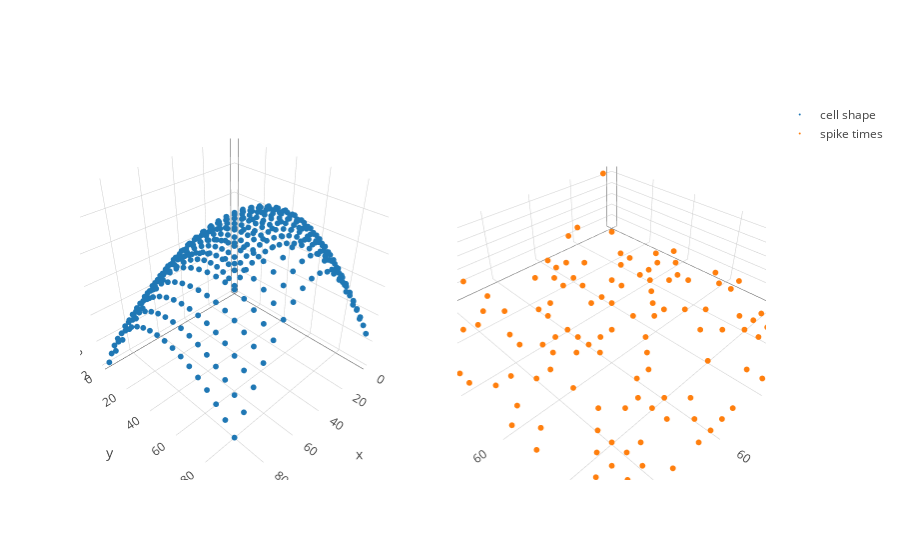

Notebook code for this chart:
### Markdown cell above
**Short description of problem**: We want to infer the conditional probability of a neuron firing given stimulation at particular spatial locations. We let $s_i$ denote the "gain" of stimulation at a given location $x_i$. On the right, we assume that we stimulate the neuron at a set of spatial locations $\{x_i\}_{i=1}^N$, and we receive the timing of the first spikes $\{y_i\}_{i=1}^N$. This $y_i$ is some stochastic function of $s_i$. For intuition, note that where the gain of stimulation is higher, the neurons tend to fire sooner.

The inference problem is as follows: given the timings of spikes at a sub-grid of stimulation locations, we want to infer the overall cell shape and quantify our uncertainty.  For inference, we put a GP prior on $\log s$.

$$\log s \sim \mathcal{GP}(\mu(\cdot), K(\cdot, \cdot))$$
$$y_i \sim \text{LIF}(s(x_i))$$

where LIF denotes a leaky integrate and fire likelihood, where the only free parameter is $s$.

### Code cell
X = sim.sim_X_equispaced(D = 2, N_dim = 20, lower=0, upper=100)
f = sim.sim_f(X, rbf, inv_softmax(np.array([40., 1.])), mu = 7.) - 1e-3*np.sum(np.square(X-50), 1)
ls = np.ones(len(f))*2.
lif_gen = LIFSim(l=ls)
spikes = lif_gen.sim(f)

X_part, y_part = sim.rand_partial_grid(X, spikes, 0.3)
X_full, y_full, obs_idx, imag_idx = sim.fill_grid(X_part, y_part)
color = np.zeros(X_full.shape[0])
color[obs_idx] = 1.0

trace_func = go.Scatter3d(x = X[:,0], y = X[:,1], z=f, mode = 'markers', marker=dict(size = 2), name = "cell shape")
trace_draws = go.Scatter3d(x = X_part[:,0], y = X_part[:,1], z=y_part, mode = 'markers', marker=dict(size = 2), name = "spike times")
fig = tools.make_subplots(rows=1, cols=2, specs=[[{'is_3d': True}, {'is_3d': True}]])
fig.append_trace(trace_func, 1, 1)
fig.append_trace(trace_draws, 1, 2)
iplot(fig)

### Figure 1 — Plotly figure (JSON) as saved in the notebook; plotly's stock layout.template omitted (floating-point values rounded to 4 significant figures; data arrays with more than 128 entries replaced by an {"elided": "..."} marker saying what was removed)
{"data": [{"marker": {"size": 2}, "mode": "markers", "name": "cell shape", "scene": "scene1", "type": "scatter3d", "x": {"elided": "400 int values"}, "y": {"elided": "400 int values"}, "z": {"elided": "400 float values"}}, {"marker": {"size": 2}, "mode": "markers", "name": "spike times", "scene": "scene2", "type": "scatter3d", "x": [0, 0, 0, 0, 0, 5, 5, 5, 5, 5, 10, 10, 10, 10, 10, 15, 15, 15, 15, 15, 15, 15, 20, 20, 20, 20, 20, 20, 20, 25, 25, 25, 25, 30, 30, 30, 30, 30, 30, 35, 35, 35, 35, 40, 40, 40, 40, 40, 40, 40, 40, 45, 45, 45, 45, 50, 50, 50, 50, 55, 55, 55, 55, 55, 60, 60, 60, 60, 60, 60, 60, 60, 60, 60, 65, 65, 65, 65, 65, 65, 70, 70, 70, 70, 70, 75, 75, 75, 75, 75, 75, 75, 75, 75, 75, 80, 80, 80, 80, 80, 80, 85, 85, 85, 85, 85, 85, 90, 90, 90, 90, 90, 90, 95, 95, 95, 95, 95, 95, 95], "y": [35, 55, 65, 80, 90, 0, 30, 40, 60, 65, 10, 35, 45, 50, 80, 20, 25, 35, 45, 75, 80, 85, 0, 25, 35, 40, 65, 80, 85, 0, 45, 60, 75, 15, 30, 35, 50, 55, 70, 10, 55, 90, 95, 5, 10, 20, 25, 35, 40, 50, 80, 15, 20, 35, 60, 10, 50, 65, 95, 25, 50, 70, 85, 95, 25, 30, 40, 45, 50, 55, 70, 80, 90, 95, 40, 50, 75, 80, 85, 95, 10, 20, 40, 45, 75, 0, 5, 15, 30, 35, 50, 60, 70, 85, 95, 20, 50, 75, 80, 85, 90, 0, 20, 45, 80, 85, 90, 15, 20, 45, 55, 65, 85, 25, 35, 40, 60, 70, 90, 95], "z": [3, 2, 3, 4, 8, 27, 2, 2, 2, 2, 6, 2, 1, 1, 2, 2, 2, 1, 1, 1, 2, 2, 8, 1, 1, 1, 1, 1, 1, 6, 1, 1, 1, 2, 1, 1, 1, 1, 1, 2, 1, 1, 1, 3, 2, 2, 1, 1, 1, 1, 1, 2, 1, 1, 1, 2, 1, 1, 1, 1, 1, 1, 1, 1, 1, 1, 1, 1, 1, 1, 1, 1, 1, 1, 1, 1, 1, 1, 1, 1, 4, 3, 1, 1, 1, 16, 10, 3, 2, 1, 1, 1, 1, 1, 1, 3, 1, 1, 1, 2, 2, 25, 4, 2, 2, 2, 2, 7, 5, 2, 2, 2, 3, 5, 3, 3, 3, 3, 7, 9]}], "layout": {"scene1": {"domain": {"x": [0, 0.45], "y": [0, 1]}}, "scene2": {"domain": {"x": [0.55, 1], "y": [0, 1]}}}}
